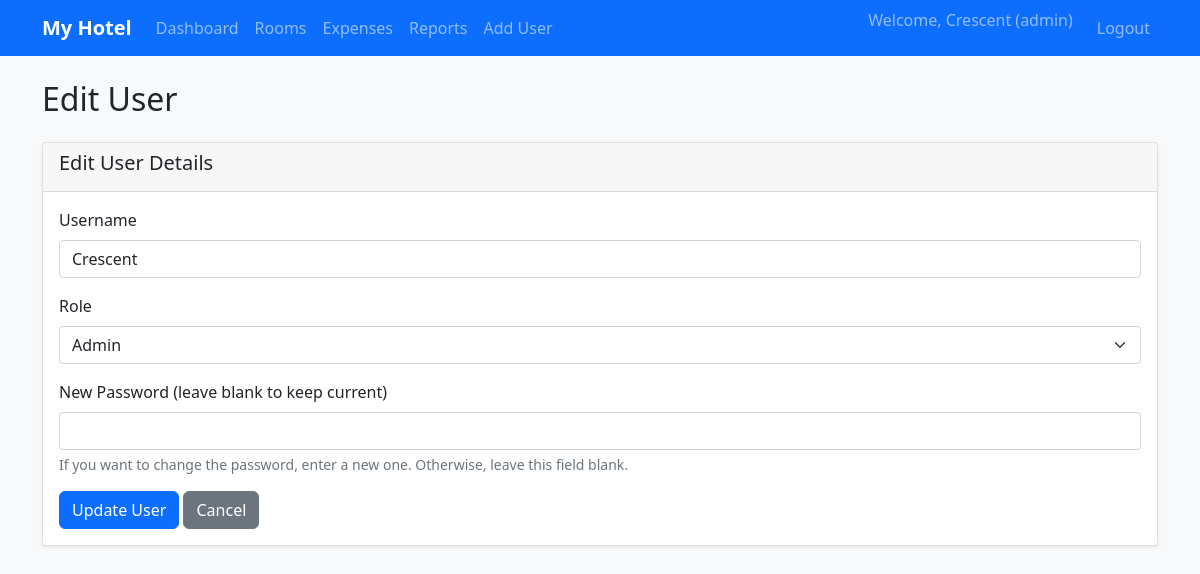
/edit_user/4 (signed in), run on the app's committed database.
### tables this page shows
CREATE TABLE users (
            id INTEGER PRIMARY KEY AUTOINCREMENT,
            name TEXT NOT NULL,
            role TEXT NOT NULL,
            password TEXT NOT NULL
        , created_at TEXT);

### app.py (the view, shortened to what this page needs)
@app.route('/edit_user/<int:user_id>', methods=['GET', 'POST'])
@login_required(role='admin')
def edit_user(user_id):
    conn = get_db_connection()
    user = conn.execute('SELECT * FROM users WHERE id = ?', (user_id,)).fetchone()
    conn.close()
    if not user:
        flash('User not found!', 'danger')
        return redirect(url_for('users'))
    return render_template('edit_user.html', user=user)

### app.py (called while the page is built)
def login_required(role=None):
    def decorator(f):
        @functools.wraps(f)
        def decorated_function(*args, **kwargs):
            if 'user_id' not in session:
                return redirect(url_for('login'))
            if role and session.get('role') != role:
                flash('Access denied. Insufficient permissions.', 'danger')
                return redirect(url_for('dashboard'))
            return f(*args, **kwargs)
        return decorated_function
    return decorator

### database.py (called while the page is built)
def get_db_connection():
    conn = sqlite3.connect('hotel.db')
    conn.row_factory = sqlite3.Row
    return conn

### templates/edit_user.html (shortened to what this page needs)
{% extends "base.html" %}
{% block content %}
<h2 class="mb-4">Edit User</h2>
<div class="card">
    <div class="card-header">
        <h5>Edit User Details</h5>
    </div>
    <div class="card-body">
        <form method="POST" action="{{ url_for('edit_user', user_id=user.id) }}">
            <div class="mb-3">
                <label for="name" class="form-label">Username</label>
                <input type="text" class="form-control" id="name" name="name" value="{{ user.name }}" required>
            </div>
            <div class="mb-3">
                <label for="role" class="form-label">Role</label>
                <select class="form-select" id="role" name="role" required>
                    <option value="admin" {% if user.role == 'admin' %}selected{% endif %}>Admin</option>
                </select>
            </div>
            <div class="mb-3">
                <label for="password" class="form-label">New Password (leave blank to keep current)</label>
                <input type="password" class="form-control" id="password" name="password">
                <div class="form-text">If you want to change the password, enter a new one. Otherwise, leave this field blank.</div>
            </div>
            <button type="submit" class="btn btn-primary">Update User</button>
            <a href="{{ url_for('users') }}" class="btn btn-secondary">Cancel</a>
        </form>
    </div>
</div>
{% endblock %}

### templates/base.html (shortened to what this page needs)
<!DOCTYPE html>
<html lang="en">
<head>
    <link href="https://cdn.jsdelivr.net/npm/bootstrap@5.1.3/dist/css/bootstrap.min.css" rel="stylesheet">
    <link rel="stylesheet" href="{{ url_for('static', filename='css/style.css') }}">
</head>
<body>
    <nav class="navbar navbar-expand-lg navbar-dark bg-primary">
        <div class="container">
            <a class="navbar-brand" href="{{ url_for('dashboard') }}">My Hotel</a>
            <div class="collapse navbar-collapse" id="navbarNav">
                <ul class="navbar-nav me-auto">
                    {% if session.get('user_id') %}
                        <li class="nav-item">
                            <a class="nav-link" href="{{ url_for('dashboard') }}">Dashboard</a>
                        </li>
                        <li class="nav-item">
                            <a class="nav-link" href="{{ url_for('rooms') }}">Rooms</a>
                        </li>
                        <li class="nav-item">
                            <a class="nav-link" href="{{ url_for('expenses') }}">Expenses</a>
                        </li>
                        <li class="nav-item">
                            <a class="nav-link" href="{{ url_for('reports') }}">Reports</a>
                        </li>
                        {% if session.get('role') == 'admin' %}
                            <li class="nav-item">
                                <a class="nav-link" href="{{ url_for('add_user') }}">Add User</a>
                            </li>
                        {% else %}
                            </li>
                        {% endif %}
                    {% endif %}
                </ul>
                <ul class="navbar-nav">
                    {% if session.get('user_id') %}
                        <li class="nav-item">
                            <span class="navbar-text me-3">
                                Welcome, {{ session.username }} ({{ session.role }})
                            </span>
                        </li>
                        <li class="nav-item">
                            <a class="nav-link" href="{{ url_for('logout') }}">Logout</a>
                        </li>
                    {% else %}
                        <li class="nav-item">
                            <a class="nav-link" href="{{ url_for('login') }}">Login</a>
                        </li>
                    {% endif %}
                </ul>
            </div>
        </div>
    </nav>
    <div class="container mt-4">
        {% block content %}{% endblock %}
    </div>
</body>
</html>

### static/css/style.css (style rules this page uses)
body { background-color: #f8f9fa; }
.card { box-shadow: 0 0.125rem 0.25rem rgba(0, 0, 0, 0.075); border: 1px solid rgba(0, 0, 0, 0.125); }
.navbar-brand { font-weight: bold; }
.btn { border-radius: 0.375rem; }

### data on the page
users: username "Crescent", role "admin", name "Crescent", role "Admin"
